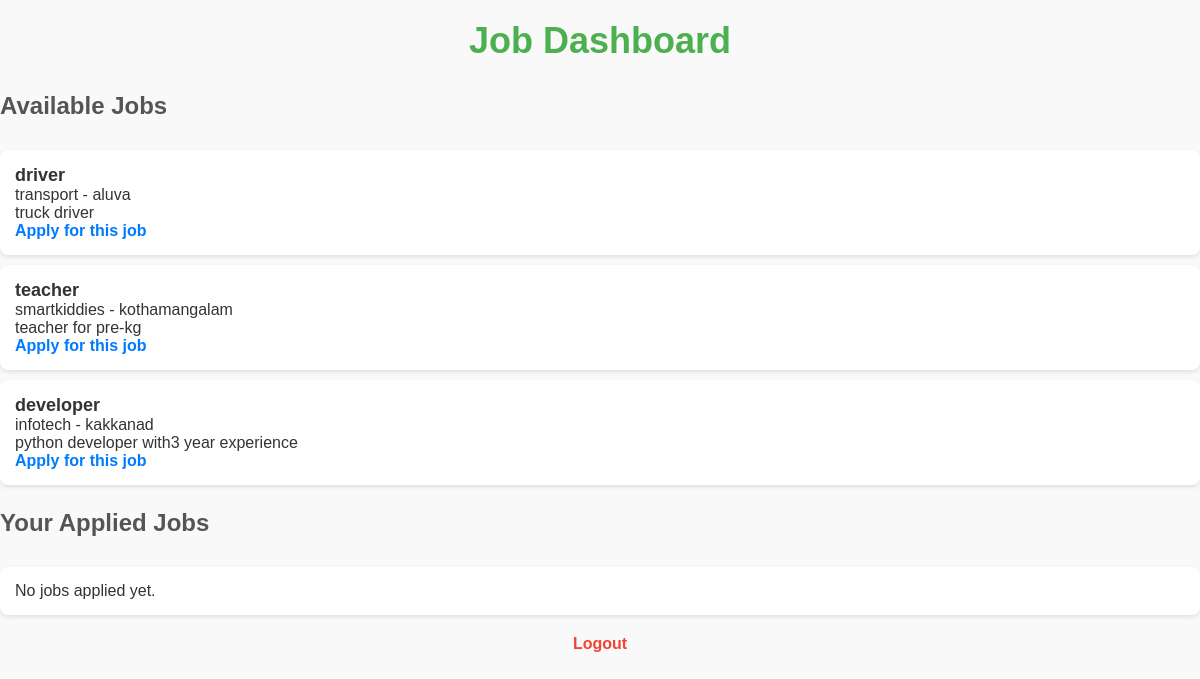
The page /dashboard/ (signed in) on the database its author committed.
### jobapp1/models.py (models this page shows, shortened)
class Job(models.Model):
    title = models.CharField(max_length=100)
    description = models.TextField()
    company = models.CharField(max_length=100)
    location = models.CharField(max_length=100)
    posted_date = models.DateTimeField(auto_now_add=True)

### jobapp1/views.py (the view)
# urls.py: path('dashboard/', views.dashboard, name='dashboard'),
@login_required
def dashboard(request):
    jobs = Job.objects.all()
    applied_jobs = AppliedJob.objects.filter(jobseeker=request.user)
    return render(request, 'jobapp1/dashboard.html', {'jobs': jobs, 'applied_jobs': applied_jobs})

### templates/jobapp1/dashboard.html (shortened to what this page needs)
<!DOCTYPE html>
<html lang="en">
<head>
    {% load static %}
    <link rel="stylesheet" type="text/css" href="{% static 'css/dashboard.css' %}">
</head>
<body>
    <h2>Job Dashboard</h2>
    <h3>Available Jobs</h3>
    <ul>
        {% for job in jobs %}
            <li>
                <strong>{{ job.title }}</strong><br>
                {{ job.company }} - {{ job.location }}<br>
                {{ job.description }}<br>
                <a href="{% url 'apply_for_job' job.id %}">Apply for this job</a>
            </li>
        {% endfor %}
    </ul>
    <h3>Your Applied Jobs</h3>
    <ul>
        {% for applied_job in applied_jobs %}
            <li>
                {{ applied_job.job.title }} - Applied on: {{ applied_job.applied_on }}
                <a href="{% url 'delete_applied_job' applied_job.id %}">Delete Application</a>
            </li>
        {% empty %}
            <li>No jobs applied yet.</li>
        {% endfor %}
    </ul>
    <p><a href="{% url 'logout' %}">Logout</a></p>
</body>
</html>

### jobapp1/static/css/dashboard.css (style rules this page uses)
body { font-family: Arial, sans-serif; background-color: #f9f9f9; margin: 0; padding: 0; color: #333; }
h2 { text-align: center; font-size: 36px; color: #4CAF50; margin-top: 20px; }
h3 { font-size: 24px; color: #555; margin-bottom: 15px; }
ul { list-style-type: none; padding: 0; }
li { background-color: #fff; margin: 10px 0; padding: 15px; border-radius: 8px; box-shadow: 0 2px 4px rgba(0, 0, 0, 0.1); }
li strong { font-size: 18px; color: #333; }
a { text-decoration: none; color: #007bff; font-weight: bold; }
ul { margin-top: 30px; }
p { text-align: center; margin-top: 20px; }
p a { text-decoration: none; color: #f44336; }

### rows shown on the page
Job: title "driver", company "transport", location "aluva", description "truck driver"
Job: title "teacher", company "smartkiddies", location "kothamangalam", description "teacher for pre-kg"
Job: title "developer", company "infotech", location "kakkanad", description "python developer with3 year experience"
